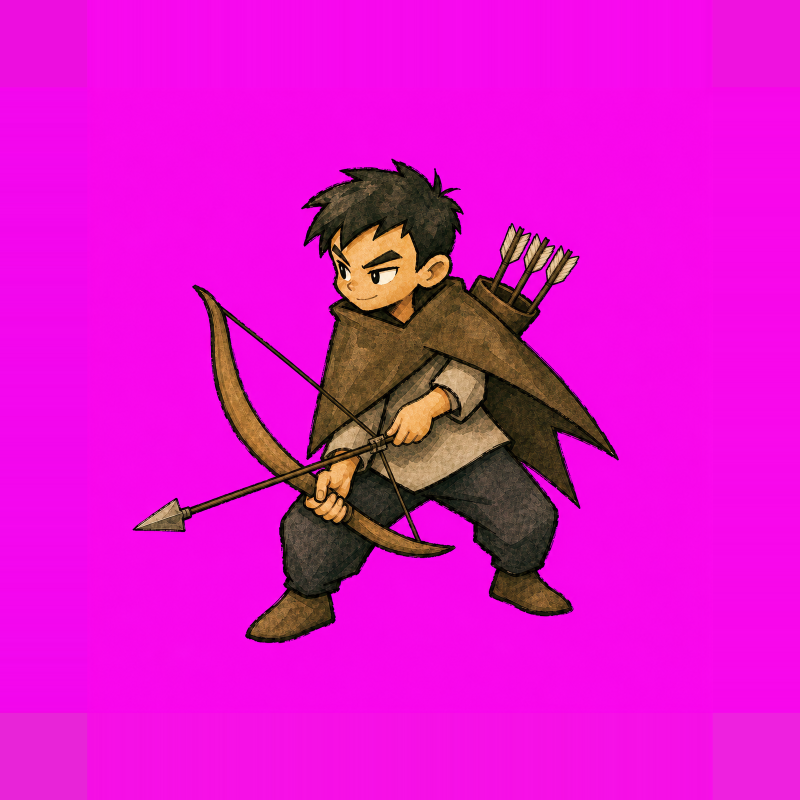
#> input picture SourceAssets/AnimationProduction/safe_frame_1600/characters/04_hunter.png, 1600 x 1600 px (shown at 1/2 size)
$ python -i prepare_animation_safe_frames.py   (imports and definitions only)
#> lines starting #> are read from the running program, lines starting #| are printed output that depends on the picture
#!/usr/bin/env python3
"""Center source art on a 1600-square extended magenta canvas."""

from __future__ import annotations

from pathlib import Path

from PIL import Image


ROOT = Path(__file__).resolve().parents[1]
JOBS = (
    (
        ROOT / "SourceAssets/CharacterVisuals/final_selected_v1",
        ROOT / "SourceAssets/AnimationProduction/safe_frame_1600/characters",
    ),
    (
        ROOT / "SourceAssets/RouteEnemies/final_selected_v1",
        ROOT / "SourceAssets/AnimationProduction/safe_frame_1600/enemies",
    ),
)


def expand_source(source_path: Path, output_path: Path) -> None:
#> called with output_path = 'out.png'
    with Image.open(source_path) as source_image:
#> source_image is the input picture: PIL image 1600x1600 RGB; mean R, G, B 223.1, 18.7, 205
        source = source_image.convert("RGB")
        if source.width != source.height:
            raise ValueError(f"Animation source must be square: {source_path}")
        target_size = 1600
        if source.width > target_size or source.height > target_size:
            raise ValueError(f"Animation source exceeds 1600px: {source_path}")
        margin_x = (target_size - source.width) // 2
#> margin_x = 0
        margin_y = (target_size - source.height) // 2
#> margin_y = 0
        right_margin = target_size - source.width - margin_x
#> right_margin = 0
        bottom_margin = target_size - source.height - margin_y
#> bottom_margin = 0
        expanded = Image.new(
            "RGB",
            (target_size, target_size),
            source.getpixel((0, 0)),
        )
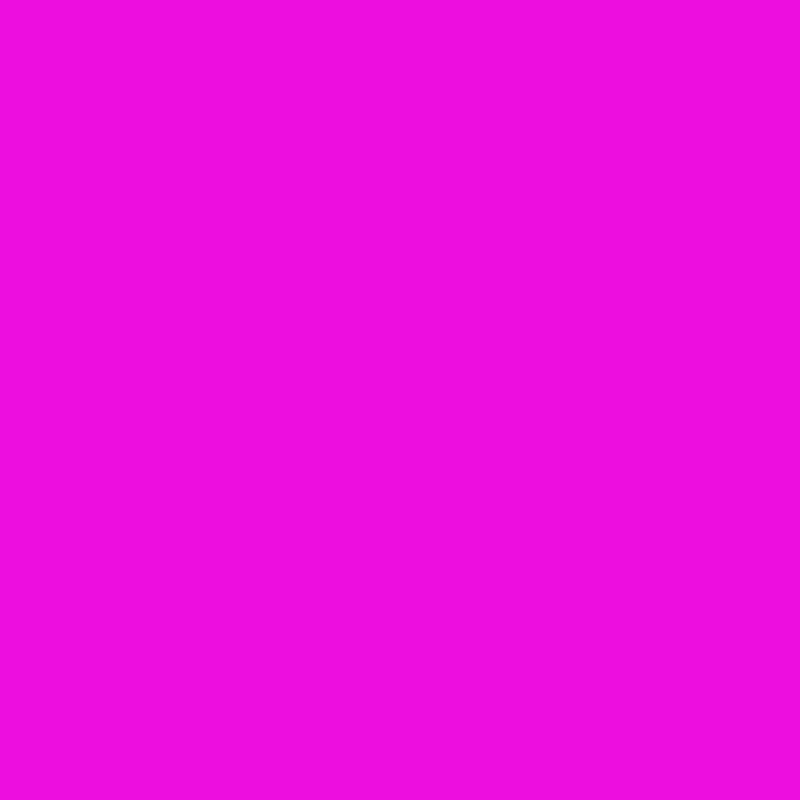
#> expanded: PIL image 1600x1600 RGB (shown at 1/2 size); mean R, G, B 237, 14, 223
        expanded.paste(
#> (the run stopped early here; a loop or call above may not have finished)
